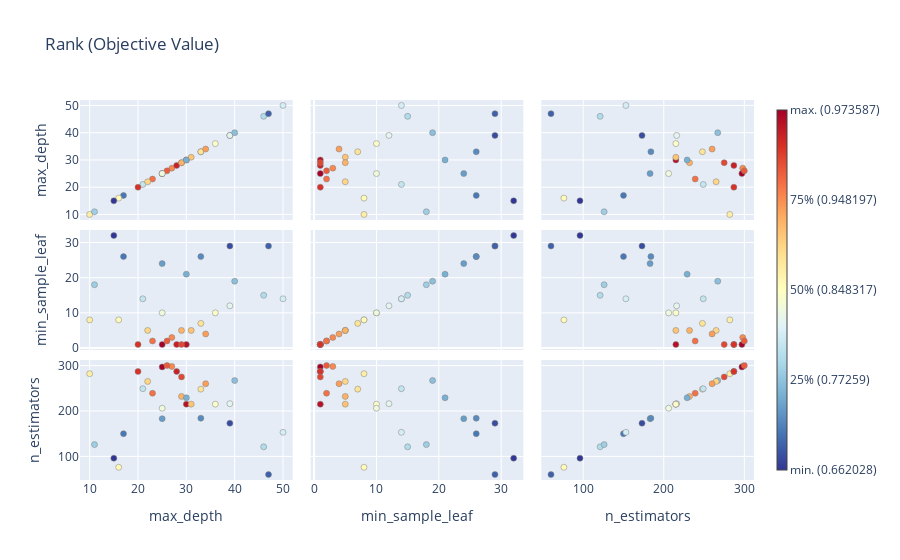

The cell this chart's notebook holds for it:
### Code cell
optuna.visualization.plot_rank(study)
